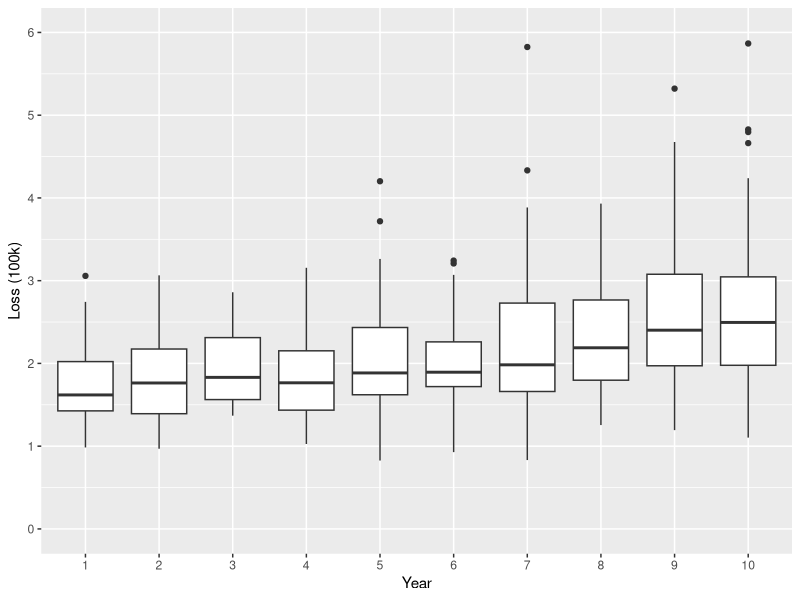

The R source for this figure:
## ---- chunk 1
library(ggplot2)
set1 <- read.csv("data_set_1.csv")

p <- ggplot(set1, aes(as.factor(year), loss/1e5))

p + geom_boxplot() +
  xlab("Year") + ylab("Loss (100k)") +
  scale_y_continuous(limits = c(0,6), breaks=seq(from = 0, to = 6, by = 1))
